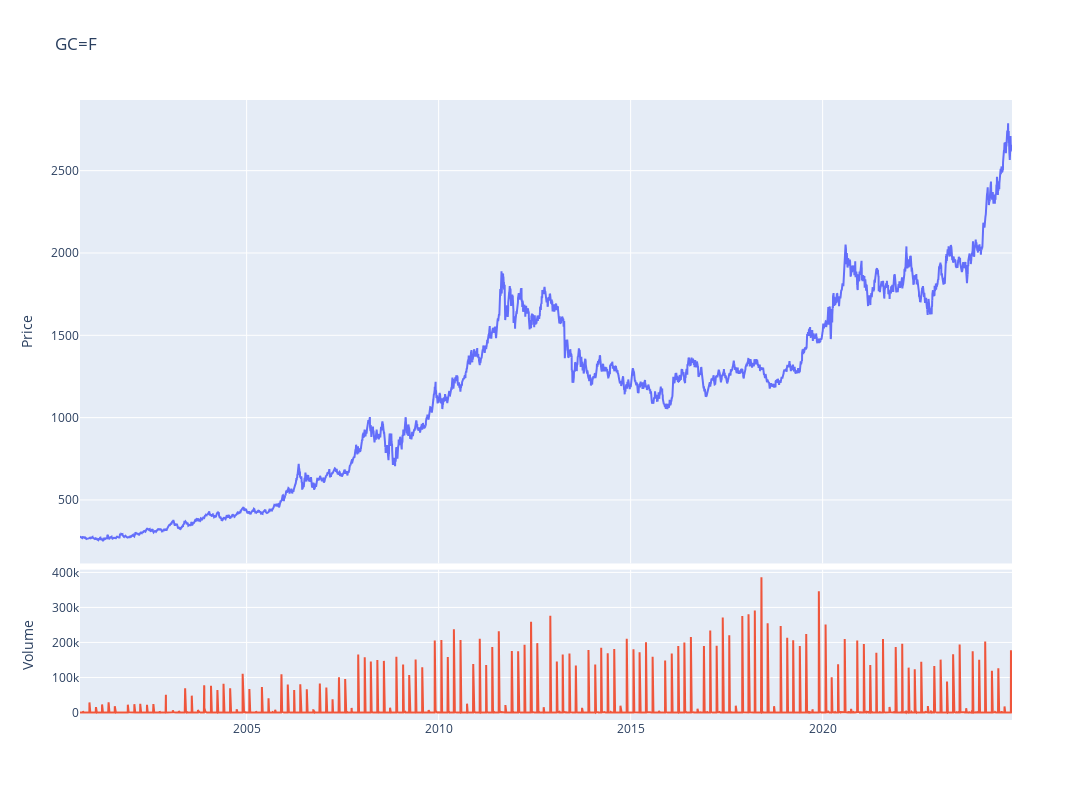

The notebook cell saved with this chart:
### Code cell
fig = make_subplots(rows=4, cols=1,shared_xaxes=True,vertical_spacing=0.01,specs=[[{'rowspan':3,'colspan':1}],[None],[None],[{'rowspan':1,'colspan':1}]])

# Graph (1,1)
fig.add_trace(go.Scatter(x=stock_ticker.index,y=stock_ticker['Adj Close'],mode="lines",name=f"{ticker}"),row=1, col=1)
# Update xaxis properties
fig.update_yaxes(title_text="Price", row=1, col=1)

# Graph (4,1)
fig.add_trace(go.Scatter(x=stock_ticker.index,y=stock_ticker['Volume'],mode="lines",name='Volume'),row=4, col=1)
fig.update_yaxes(title_text="Volume", row=4, col=1)

fig.update_layout(height=800, width=1300,showlegend=False,title=f"{ticker}")

fig.show()

### Figure 1 — Plotly figure (JSON) as saved in the notebook; plotly's stock layout.template omitted (floating-point values rounded to 4 significant figures; data arrays with more than 128 entries replaced by an {"elided": "..."} marker saying what was removed)
{"data": [{"mode": "lines", "name": "GC=F", "type": "scatter", "x": {"elided": "6091 str values"}, "xaxis": "x", "y": {"elided": "6091 float values"}, "yaxis": "y"}, {"mode": "lines", "name": "Volume", "type": "scatter", "x": {"elided": "6091 str values"}, "xaxis": "x2", "y": {"elided": "6091 int values"}, "yaxis": "y2"}], "layout": {"height": 800, "showlegend": false, "title": {"text": "GC=F"}, "width": 1300, "xaxis": {"anchor": "y", "domain": [0, 1], "matches": "x2", "showticklabels": false}, "xaxis2": {"anchor": "y2", "domain": [0, 1]}, "yaxis": {"anchor": "x", "domain": [0.2525, 1], "title": {"text": "Price"}}, "yaxis2": {"anchor": "x2", "domain": [0, 0.2425], "title": {"text": "Volume"}}}}
